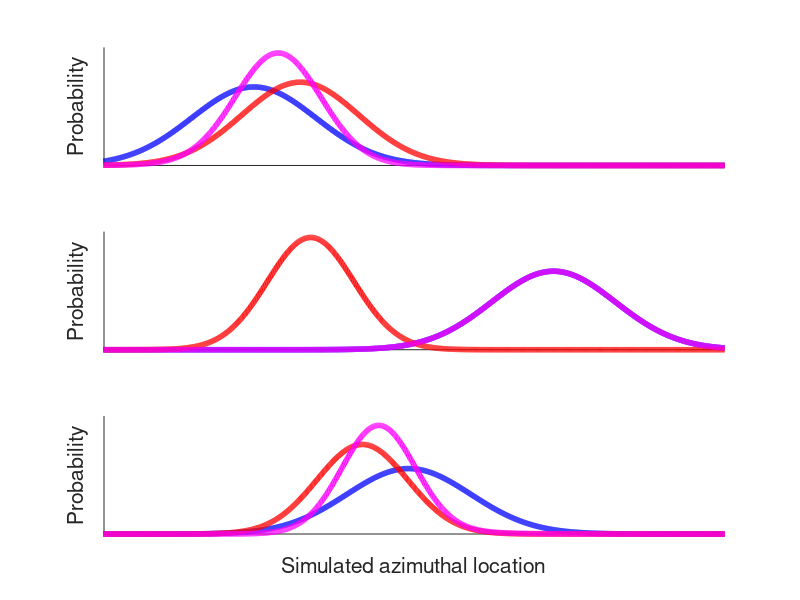

This chart was generated by the following MATLAB code:
% Script for generating Figure 1, panels d-f, for
% Krishnamurthy, Nassar et al, 2017
%
% D. LOW RELIABILITY, HIGH RELEVANCE
% E. LOW RELEVANCE
% F. HIGH RELIABILITY, HIGH RELEVANCE
%
% Written by jigold

% x-axis
xax = -180:0.1:180;

% define likelihoods
L_SIGMA = 12;       % width 
L_MUS   = [9 67 39];  % means

% define prior means by hand
P_MUS       = [18 20 30];

% RELIABILITY: samples & generative sigma define "relative uncertainty"
P_SAMPLES   = [1 10 5];
G_SIGMA     = 8; % use this as generative width to make figs look nice

% RELEVANCE: define change-point probability by hand
CPP = [0.0001 0.9 0.0001];

% plot params
lw = 4; % line width
axlims = [-20 100];

for ii = 1:3

    % get panel
    subplot(3,1,ii); cla reset; hold on;
    
    % get/plot likelihood
    likelihood = normpdf(xax, L_MUS(ii), L_SIGMA);
    likelihood = likelihood./sum(likelihood);
    plot(xax, likelihood, 'b-', 'LineWidth', lw);

    % get/plot prior
    prior = normpdf(xax, P_MUS(ii), sqrt(G_SIGMA.^2 + (G_SIGMA/sqrt(P_SAMPLES(ii))).^2));
    prior = prior./sum(prior);
    plot(xax, prior, 'r-', 'LineWidth', lw);

    % posterior for realsies
    posterior = (1-CPP(ii))*likelihood.*prior + CPP(ii)*likelihood;
    posterior = posterior./sum(posterior);
    plot(xax, posterior, 'm-', 'LineWidth', lw);
    xlim(axlims);
    set(gca, 'FontSize', 14, 'yTick', [], 'XTick', []);
    ylabel('Probability');
end
xlabel('Simulated azimuthal location')

